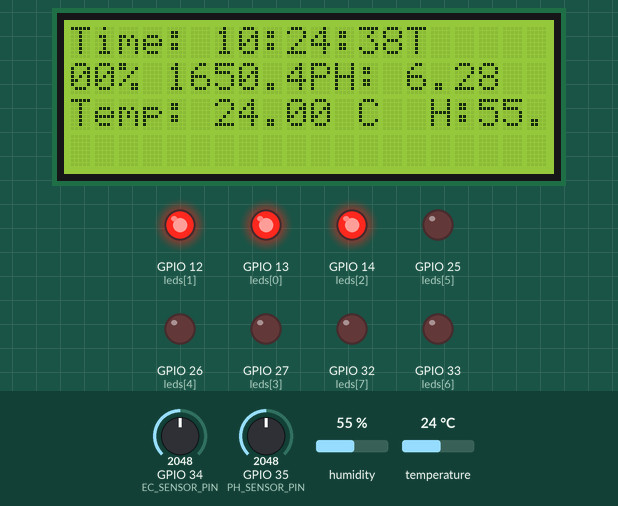
This sketch was run on a simulated ESP32. On the bench: 20×4 character LCD, output pins drawn as LEDs (lit = HIGH). Inputs (shaded band) come from the test bench; at power-on: GPIO 35 (PH_SENSOR_PIN) = 2048, GPIO 34 (EC_SENSOR_PIN) = 2048, temperature 24 °C, humidity 55 %. WiFi joins after 1.5 s; servers stay silent unless stated; the local clock reads 2024-03-15 10:24:30 at power-on unless the sketch sets it; no MQTT or app messages arrive unless stated; what the sketch prints to the serial monitor is not drawn.

Above: at 8.9 s.
9.0 s: GPIO 35 (PH_SENSOR_PIN) set to 3331
At 12.4 s:
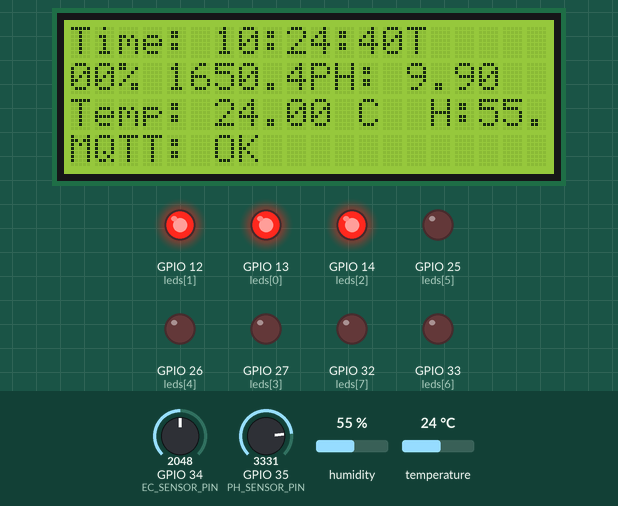
15.2 s: GPIO 35 (PH_SENSOR_PIN) set to 3408
At 17.8 s:
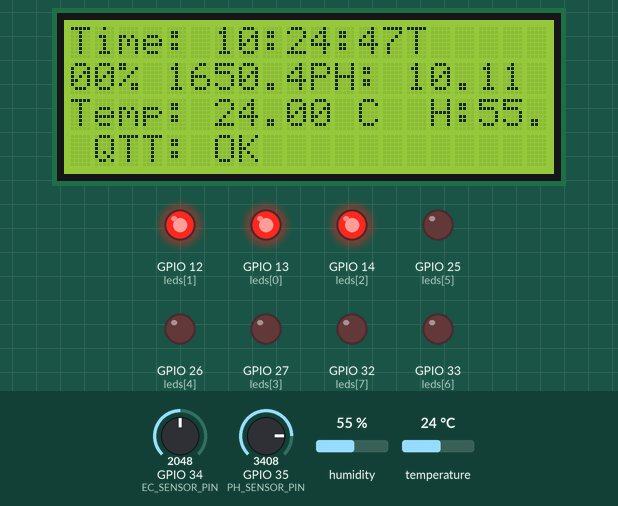
21.4 s: GPIO 34 (EC_SENSOR_PIN) set to 14
At 23.7 s:
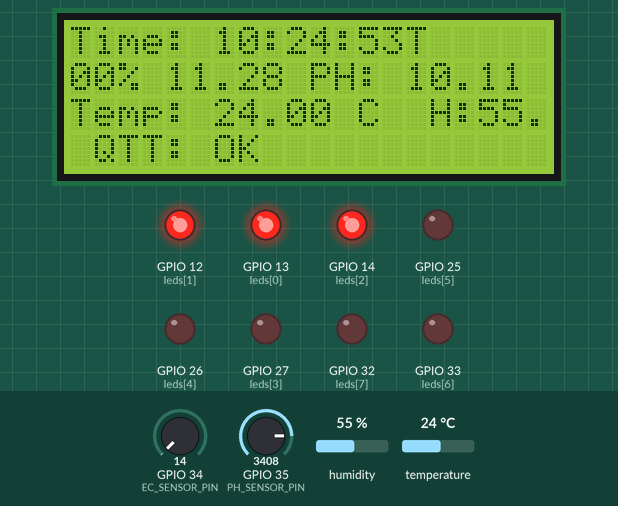
27.0 s: GPIO 34 (EC_SENSOR_PIN) set to 11
At 28.4 s:
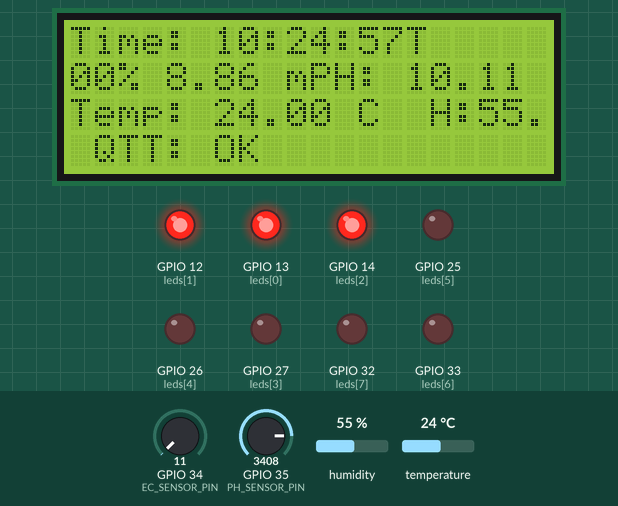
33.2 s: temperature set to 12 °C
At 34.2 s:
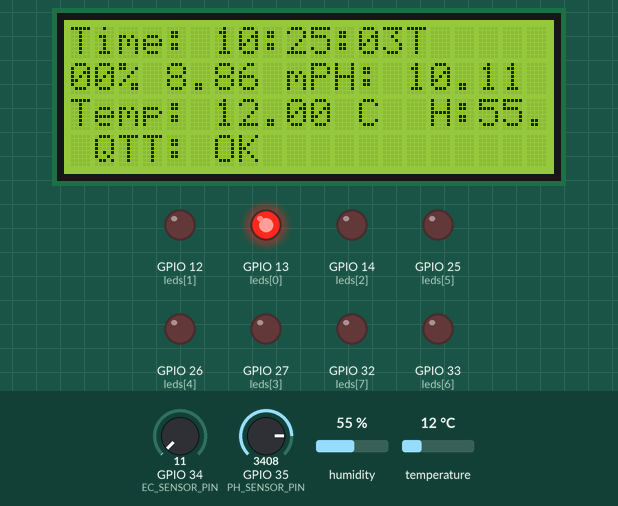
39.4 s: temperature set to 19 °C
At 42.8 s:
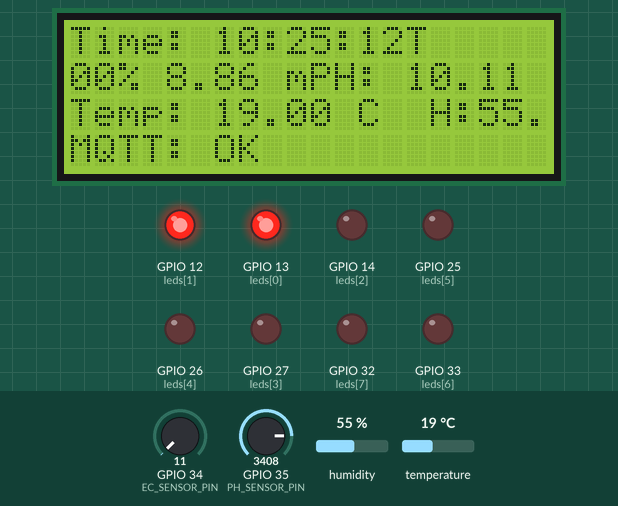
Timing chart, 0 to 44.3 s (numbered marks = the images above; inputs shaded):
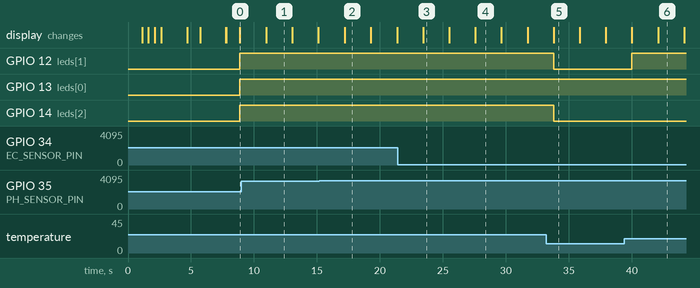

Measured:
- the behaviour switches between 3366 and 3367 on GPIO 35 (PH_SENSOR_PIN) (found by bisection; images 1 and 2)
- the behaviour switches between 13 and 12 on GPIO 34 (EC_SENSOR_PIN) (found by bisection; images 3 and 4)
- after the input at 15.2 s, the display: changes after 2.0 s (image 2)
- after the input at 27.0 s, the display: changes after 0.57 s (image 4)
- after the input at 33.2 s, GPIO 12 (leds[1]), GPIO 14 (leds[2]): HIGH → LOW after 0.60 s
- after the input at 39.4 s, GPIO 12 (leds[1]): LOW → HIGH after 0.61 s

The sketch:

sketch.ino
```cpp
#include <Wire.h>
#include <LiquidCrystal_I2C.h>
#include <DHT.h>
#include <RTClib.h>
#include <WiFi.h>
#include <WiFiClientSecure.h>
#include <PubSubClient.h>
#include <ArduinoJson.h>

// Connection definitions
#define DHTPIN 4         // Connecting the sensor to GPIO 4
#define DHTTYPE DHT22    // Temperature sensor
#define EC_SENSOR_PIN 34 // Analog pin for EC sensor (simulated as potentiometer)
#define PH_SENSOR_PIN 35 // Analog pin for PH sensor (simulated as potentiometer)

// LED pin definitions
int leds[] = {13, 12, 14, 27, 26, 25, 33, 32};
int numLeds = sizeof(leds) / sizeof(leds[0]); // Number of LEDs

// WiFi settings
const char* ssid = "Wokwi-GUEST";         // Your network name
const char* password = "";  // Your network password

// Secure MQTT settings
const char* mqtt_server = "broker.hivemq.com";  // Secure MQTT server
const int mqtt_port = 8883;  // Regular TLS/SSL port for MQTT
const char* mqtt_user = "";           // MQTT username (optional)
const char* mqtt_password = "";       // MQTT password (optional)
const char* mqtt_client_id = "";  // Client name

// MQTT topics
const char* topic_sensor_data = "esp32/sensor_data";
const char* topic_status = "esp32/status";

// Global variables
unsigned long lastMqttPublishTime = 0;
const long mqttPublishInterval = 10000;

// Objects
DHT dht(DHTPIN, DHTTYPE);                // Create DHT object
LiquidCrystal_I2C lcd(0x27, 20, 4);      // Create LCD object
RTC_DS1307 rtc;                           // Create RTC module object
WiFiClientSecure espClient;               // Create secure WiFi object
PubSubClient mqttClient(espClient);       // Create MQTT client object

void setup_wifi() {
  delay(10);
  // Connect to WiFi network
  Serial.println();
  Serial.print("Connecting to ");
  Serial.println(ssid);

  lcd.clear();
  lcd.setCursor(0, 0);
  lcd.print("Connecting to WiFi");
  lcd.setCursor(0, 1);
  lcd.print(ssid);

  WiFi.begin(ssid, password, 6);

  int attempt = 0;
  while (WiFi.status() != WL_CONNECTED && attempt < 20) {
    delay(500);
    Serial.print(".");
    lcd.setCursor(attempt % 16, 2);
    lcd.print(".");
    attempt++;
  }

  if (WiFi.status() == WL_CONNECTED) {
    Serial.println("");
    Serial.println("WiFi connected");
    Serial.println("IP address: ");
    Serial.println(WiFi.localIP());

    lcd.clear();
    lcd.setCursor(0, 0);
    lcd.print("WiFi connected");
    lcd.setCursor(0, 1);
    lcd.print(WiFi.localIP());
    delay(2000);
  } else {
    Serial.println("Failed to connect to WiFi");
    lcd.clear();
    lcd.setCursor(0, 0);
    lcd.print("WiFi connection");
    lcd.setCursor(0, 1);
    lcd.print("failed!");
    delay(2000);
  }
}

void setup_secure_mqtt() {
  // Setting insecure mode - encrypts traffic but doesn't verify the server
  // This is a simpler option for a public service like HiveMQ
  espClient.setInsecure();

  Serial.println("SSL/TLS configured in insecure mode");
  lcd.clear();
  lcd.setCursor(0, 0);
  lcd.print("SSL/TLS configured");
  lcd.setCursor(0, 1);
  lcd.print("(insecure mode)");
  delay(1000);
}

void reconnect_mqtt() {
  // Connecting to secure MQTT server
  if (!mqttClient.connected()) {
    Serial.print("Attempting MQTT TLS connection...");
    lcd.clear();
    lcd.setCursor(0, 0);
    lcd.print("Connecting MQTT");
    lcd.setCursor(0, 1);
    lcd.print("with TLS...");

    // Connection attempt
    if (mqttClient.connect(mqtt_client_id, mqtt_user, mqtt_password)) {
      Serial.println("connected");
      lcd.setCursor(0, 2);
      lcd.print("Connected!");

      // Publishing status message
      mqttClient.publish(topic_status, "ESP32 secure sensor node online");


      delay(1000);
    } else {
      Serial.print("failed, rc=");
      Serial.print(mqttClient.state());
      Serial.println(" try again in 5 seconds");

      lcd.setCursor(0, 2);
      lcd.print("Failed! Retrying...");
      Serial.println("Error: " + String(mqttClient.state()));
      delay(1000);
    }
  }
}

void callback(char* topic, byte* payload, unsigned int length) {
  // This function is called when a message is received from a topic we subscribed to
  Serial.print("Message arrived [");
  Serial.print(topic);
  Serial.print("] ");

  String message = "";
  for (int i = 0; i < length; i++) {
    message += (char)payload[i];
  }
  Serial.println(message);

  // Here you can add logic to handle received commands
}

void setup() {
  Serial.begin(115200); // Start serial connection

  dht.begin();  // Initialize DHT sensor
  lcd.init();   // Initialize LCD
  lcd.backlight();

  // Initialize LEDs
  for (int i = 0; i < numLeds; i++) {
    pinMode(leds[i], OUTPUT);
  }

  if (!rtc.begin()) {
    Serial.println("Cannot initialize RTC");
    while (1);
  }

  lcd.setCursor(0, 0);
  lcd.print("System initializing");
  delay(1000);

  // Setup WiFi connection
  setup_wifi();


  setup_secure_mqtt();

  // Setup secure MQTT server and callback
  mqttClient.setServer(mqtt_server, mqtt_port);
  mqttClient.setCallback(callback);

  lcd.clear();
  lcd.setCursor(0, 0);
  lcd.print("EC Sensor Ready");
  lcd.setCursor(0, 1);
  lcd.print("PH Sensor Ready");
  delay(2000);
  lcd.clear();
}

void publish_sensor_data(float temp, float hum, float ec, float ph) {
  // Create JSON with sensor data
  StaticJsonDocument<256> doc;
  doc["temperature"] = temp;
  doc["humidity"] = hum;
  doc["ec"] = ec;
  doc["ph"] = ph;

  // Add time information
  DateTime now = rtc.now();
  char timeStr[20];
  sprintf(timeStr, "%02d:%02d:%02d", now.hour(), now.minute(), now.second());
  doc["time"] = timeStr;

  char jsonBuffer[256];
  serializeJson(doc, jsonBuffer);

  // Send data to MQTT
  if (mqttClient.publish(topic_sensor_data, jsonBuffer)) {
    Serial.println("MQTT data published successfully");
    lcd.setCursor(0, 3);
    lcd.print("MQTT: OK   ");
  } else {
    Serial.println("MQTT publish failed");
    lcd.setCursor(0, 3);
    lcd.print("MQTT: Error");
  }
}

void loop() {
  // Check connection to MQTT server
  if (WiFi.status() == WL_CONNECTED) {
    if (!mqttClient.connected()) {
      reconnect_mqtt();
    }
    mqttClient.loop();
  } else {
    // Try to reconnect to WiFi if connection is lost
    setup_wifi();
  }

  // Read data from DHT sensor
  float temp = dht.readTemperature();
  float hum = dht.readHumidity();

  // Read data from EC sensor
  int ecReading = analogRead(EC_SENSOR_PIN);
  float ecVoltage = ecReading * (3.3 / 4095.0);  // ESP32 uses 12-bit resolution (0-4095)
  float ecValue = ecVoltage * 1000;  // Convert voltage to EC value (rough estimate, depends on sensor)

  // Read data from pH sensor
  int phReading = analogRead(PH_SENSOR_PIN);
  float phVoltage = phReading * (3.3 / 4095.0);  // ESP32 uses 12-bit resolution (0-4095)
  float phValue = 3.5 * phVoltage + 0.5;  // Convert voltage to pH value (rough estimate, requires calibration)

  // Read time from RTC
  DateTime now = rtc.now();
  // Display time in first row
  lcd.setCursor(0, 0);
  lcd.print("Time: ");
  lcd.print(now.hour());
  lcd.print(":");
  if (now.minute() < 10) lcd.print("0");
  lcd.print(now.minute());
  lcd.print(":");
  if (now.second() < 10) lcd.print("0");
  lcd.print(now.second());

  // Display EC data
  lcd.setCursor(0, 1);
  lcd.print("EC: ");
  lcd.print(ecValue);
  lcd.print(" mS/cm   ");

  // Display pH data
  lcd.setCursor(10, 1); // Adjusted position on display
  lcd.print("PH: ");
  lcd.print(phValue);
  lcd.print("  ");

  // Display temperature and humidity data
  if (isnan(temp) || isnan(hum)) {
    lcd.setCursor(0, 2);
    lcd.print("Failed to read DHT");
  } else {
    lcd.setCursor(0, 2);
    lcd.print("Temp: ");
    lcd.print(temp);
    lcd.print(" C  ");

    // Display humidity in third row or continuation of row 2
    lcd.setCursor(15, 2);
    lcd.print("H:");
    lcd.print(hum);
    lcd.print("%");
  }

  // Print data to serial
  Serial.print("EC Voltage: ");
  Serial.print(ecVoltage);
  Serial.print("V | EC Value: ");
  Serial.print(ecValue);
  Serial.println(" mS/cm");

  Serial.print("pH Voltage: ");
  Serial.print(phVoltage);
  Serial.print("V | pH Value: ");
  Serial.println(phValue);

  // Activate LEDs based on temperature
  activateLedsBasedOnTemperature(temp);

  // Send data to MQTT at fixed intervals
  unsigned long currentMillis = millis();
  if (currentMillis - lastMqttPublishTime >= mqttPublishInterval) {
    lastMqttPublishTime = currentMillis;

    if (mqttClient.connected() && !isnan(temp) && !isnan(hum)) {
      publish_sensor_data(temp, hum, ecValue, phValue);
    }
  }

  delay(2000);  // Wait before next reading
}

void activateLedsBasedOnTemperature(float temp) {
  // Turn off all LEDs before activating appropriate ones
  for (int i = 0; i < numLeds; i++) {
    digitalWrite(leds[i], LOW);
  }

  // Activate LEDs based on temperature - from green to red
  int numLedsToLight = 0;

  if (temp < 15) {
    numLedsToLight = 1;         // Green - very cold
  } else if (temp >= 15 && temp < 24) {
    numLedsToLight = 2;         // Green with some yellow - cold
  } else if (temp >= 24 && temp < 32) {
    numLedsToLight = 3;         // Yellow - comfortable temperature
  } else if (temp >= 32 && temp < 40) {
    numLedsToLight = 4;         // Yellow with some red - hot
  } else if (temp >= 40 && temp < 48) {
    numLedsToLight = 5;         // Red - very hot
  } else {
    numLedsToLight = numLeds;   // All LEDs - extremely hot
  }

  // Turn on appropriate LEDs
  for (int i = 0; i < numLedsToLight; i++) {
    digitalWrite(leds[i], HIGH);
  }
}
```
